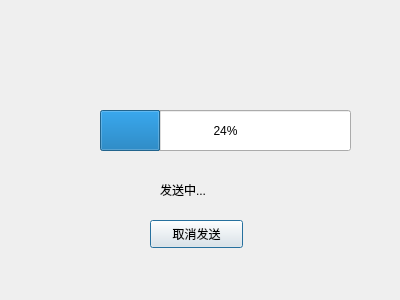
<?xml version="1.0" encoding="UTF-8"?>
<ui version="4.0">
 <class>jindutiao</class>
 <widget class="QDialog" name="jindutiao">
  <property name="geometry">
   <rect>
    <x>0</x>
    <y>0</y>
    <width>400</width>
    <height>300</height>
   </rect>
  </property>
  <property name="windowTitle">
   <string>Dialog</string>
  </property>
  <property name="styleSheet">
   <string notr="true">font: 12pt &quot;新宋体&quot;;</string>
  </property>
  <widget class="QProgressBar" name="progressBar">
   <property name="geometry">
    <rect>
     <x>100</x>
     <y>110</y>
     <width>251</width>
     <height>41</height>
    </rect>
   </property>
   <property name="value">
    <number>24</number>
   </property>
  </widget>
  <widget class="QPushButton" name="pushButton">
   <property name="geometry">
    <rect>
     <x>150</x>
     <y>220</y>
     <width>93</width>
     <height>28</height>
    </rect>
   </property>
   <property name="text">
    <string>取消发送</string>
   </property>
  </widget>
  <widget class="QLabel" name="label">
   <property name="geometry">
    <rect>
     <x>160</x>
     <y>180</y>
     <width>72</width>
     <height>20</height>
    </rect>
   </property>
   <property name="styleSheet">
    <string notr="true">font: 9pt &quot;华文行楷&quot;;
font: 12pt &quot;等线&quot;;</string>
   </property>
   <property name="text">
    <string>发送中...</string>
   </property>
  </widget>
 </widget>
 <resources/>
 <connections/>
</ui>
